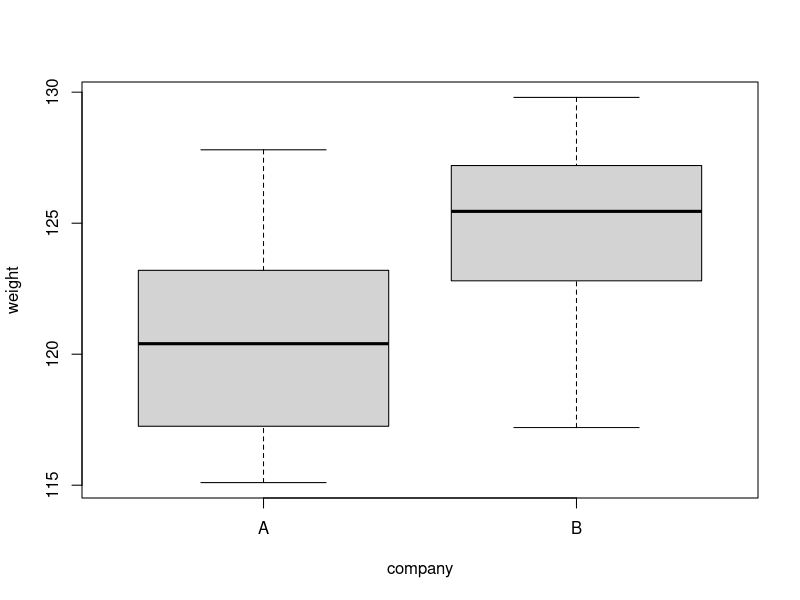

R code for this plot:
' Null Hypothesis:  Equal medians
  Conditions:       i. Equal variance, 
                   ii. Independent samples
                   * Does not require normal dist of data. 
  Ref: https://data.library.virginia.edu/the-wilcoxon-rank-sum-test/#:~:text=Whereas%20the%20null%20hypothesis%20of,distribution%20with%20the%20same%20median.

'

# Clear Namespace
rm(list=ls())

# Create Dataset
A <- c(117.1, 121.3, 127.8, 121.9, 117.4, 124.5, 119.5, 115.1)
B <- c(123.5, 125.3, 126.5, 127.9, 122.1, 125.6, 129.8, 117.2)
dat <- data.frame(weight = c(A,B), 
                  company = rep(c("A","B"), each=8))

head(dat)

# Generate Box Plot
'Data appears to have the same spread but is likely not normal'
boxplot(weight ~ company, data = dat)


# Run Wilcoxon Rank Sum Test 
' P-value less than 0.05 indicates that the medians are likely diff. 
  W = wilcox statistic and equals the number of times the weight in 
      company B is less than company A. 

'
wilcox.test(weight ~ company, data = dat)
